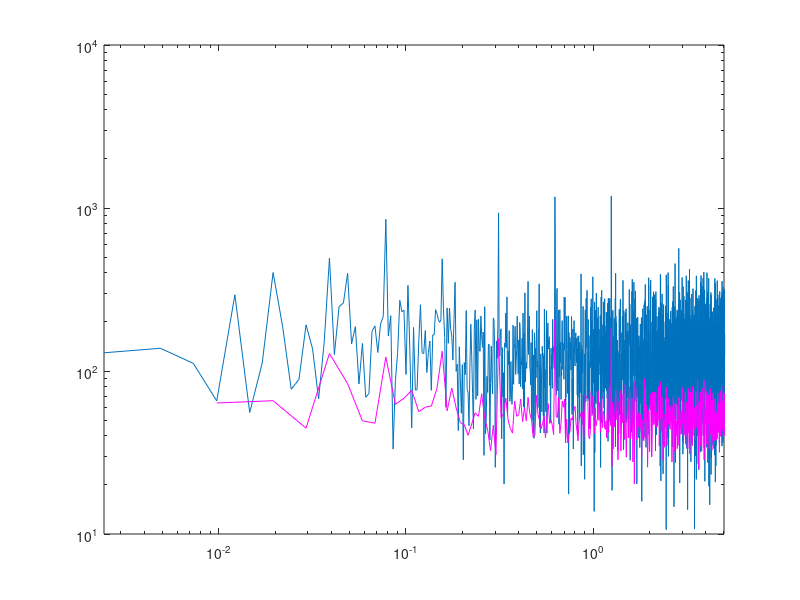

This figure's MATLAB source:
clear all
%Question 1:

%Variables
fs=10; %sampling frequency (Hz)
N=16384; %length of data
T=N/fs; %total time (1/Hz = seconds) 
delf=1/T; %discretized frequency
fN=fs/2; %niquist frequency

%a=spectra_test_practice(:,1); %create a vector of data numbers
%import spectral data as given from course website
load spectra_test_practice.dat;
a=spectra_test_practice-mean(spectra_test_practice); 

Len=2^12; %dictates the length of each bin, in this case each will be 4096
NN=N/Len; %number of bins that are created by the length L, in this case will be 4 bins
Saatemp=zeros(Len,1); %creates a vector of zeros, length L that will be populated by for loop
Saa_avg=zeros(Len,1); %creates a vector of zeros, length L that will be populated by for loop

for i=1:NN                  %index from 1 to the number of bin being created
    atemp=a(1+(i-1)*Len:i*Len); %for index 1, the bin will go from 1 to L. For index 2, the bin will go from L+1 to 2L 
    A=fft(atemp); %do fast fourier transform
    AA=conj(A).*A; %calculate the conjugate, has to be .* to make sure its element by element
    Saatemp=Saatemp+(AA)*(1/(Len*fs)); %gives discrete domains, and creates a vector for spectral peaks of data (equation given in notes)
    Saa_avg=Saa_avg+Saatemp; %write over and store the information for the fft from the for loop
end
Saa4=Saa_avg/NN; %Saa for case with 4 bins
fMaxRes=fs/Len; %max resolution frequency 
f4=linspace(0,fs-fMaxRes,Len); %makes the x-axis for frequency vectors

%--------------------------------------------------------------------------------------------------------------------------------------------------
Len=2^10; %dictates the length of each bin, in this case each will be 4096
NN=N/Len; %number of bins that are created by the length L, in this case will be 4 bins
Saatemp=zeros(Len,1); %creates a vector of zeros, length L that will be populated by for loop
Saa_avg=zeros(Len,1);
for i=1:NN                  %index from 1 to the number of bin being created
    atemp=a(1+(i-1)*Len:i*Len); %for index 1, the bin will go from 1 to L. For index 2, the bin will go from L+1 to 2L 
    A=fft(atemp); %do fast fourier transform
    AA=conj(A).*A; %calculate the conjugate, has to be .* to make sure its element by element
    Saatemp=(AA)*(1/(Len*fs)); %gives discrete domains, and creates a vector for spectral peaks of data (equation given in notes)
    Saa_avg=Saa_avg+Saatemp; %write over and store the information for the fft from the for loop
end
Saa2=Saa_avg/NN; %Saa for case with 2 bins
fMaxRes=fs/Len; %max resolution frequency 
f2=linspace(0,fs-fMaxRes,Len); %makes the x-axis for frequency vectors

%--------------------------------------------------------------------------------------------------------------------------------------------------

%check to make sure that all inputs are correct
check=(sum(Saatemp)*delf)/(var(a,1)); %should be equal to 1

figure()
loglog(f4,Saa4)
hold on
loglog(f2,Saa2, 'magenta')
xlim ([0 fN])